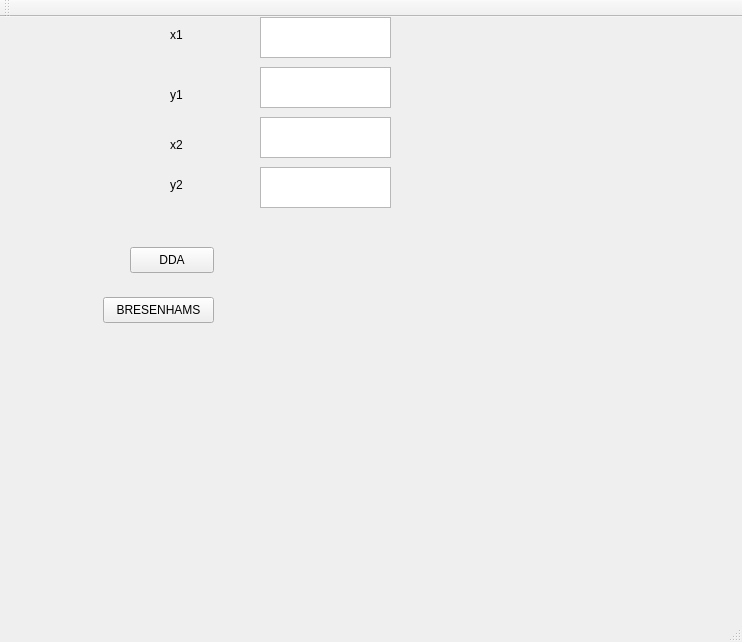
<?xml version="1.0" encoding="UTF-8"?>
<ui version="4.0">
 <class>MainWindow</class>
 <widget class="QMainWindow" name="MainWindow">
  <property name="geometry">
   <rect>
    <x>0</x>
    <y>0</y>
    <width>742</width>
    <height>642</height>
   </rect>
  </property>
  <property name="windowTitle">
   <string>MainWindow</string>
  </property>
  <widget class="QWidget" name="centralWidget">
   <widget class="QTextEdit" name="textEdit">
    <property name="geometry">
     <rect>
      <x>260</x>
      <y>0</y>
      <width>131</width>
      <height>41</height>
     </rect>
    </property>
   </widget>
   <widget class="QTextEdit" name="textEdit_2">
    <property name="geometry">
     <rect>
      <x>260</x>
      <y>50</y>
      <width>131</width>
      <height>41</height>
     </rect>
    </property>
   </widget>
   <widget class="QTextEdit" name="textEdit_3">
    <property name="geometry">
     <rect>
      <x>260</x>
      <y>100</y>
      <width>131</width>
      <height>41</height>
     </rect>
    </property>
   </widget>
   <widget class="QTextEdit" name="textEdit_4">
    <property name="geometry">
     <rect>
      <x>260</x>
      <y>150</y>
      <width>131</width>
      <height>41</height>
     </rect>
    </property>
   </widget>
   <widget class="QPushButton" name="DDA">
    <property name="geometry">
     <rect>
      <x>130</x>
      <y>230</y>
      <width>84</width>
      <height>26</height>
     </rect>
    </property>
    <property name="text">
     <string>DDA</string>
    </property>
   </widget>
   <widget class="QLabel" name="label">
    <property name="geometry">
     <rect>
      <x>170</x>
      <y>10</y>
      <width>59</width>
      <height>15</height>
     </rect>
    </property>
    <property name="text">
     <string>x1</string>
    </property>
   </widget>
   <widget class="QLabel" name="label_2">
    <property name="geometry">
     <rect>
      <x>170</x>
      <y>70</y>
      <width>59</width>
      <height>15</height>
     </rect>
    </property>
    <property name="text">
     <string>y1</string>
    </property>
   </widget>
   <widget class="QLabel" name="label_3">
    <property name="geometry">
     <rect>
      <x>170</x>
      <y>120</y>
      <width>59</width>
      <height>15</height>
     </rect>
    </property>
    <property name="text">
     <string>x2</string>
    </property>
   </widget>
   <widget class="QLabel" name="label_4">
    <property name="geometry">
     <rect>
      <x>170</x>
      <y>160</y>
      <width>59</width>
      <height>15</height>
     </rect>
    </property>
    <property name="text">
     <string>y2</string>
    </property>
   </widget>
   <widget class="QLabel" name="label_5">
    <property name="geometry">
     <rect>
      <x>290</x>
      <y>220</y>
      <width>341</width>
      <height>331</height>
     </rect>
    </property>
    <property name="text">
     <string> </string>
    </property>
   </widget>
   <widget class="QPushButton" name="BRES">
    <property name="geometry">
     <rect>
      <x>103</x>
      <y>280</y>
      <width>111</width>
      <height>26</height>
     </rect>
    </property>
    <property name="text">
     <string>BRESENHAMS</string>
    </property>
   </widget>
  </widget>
  <widget class="QMenuBar" name="menuBar">
   <property name="geometry">
    <rect>
     <x>0</x>
     <y>0</y>
     <width>742</width>
     <height>23</height>
    </rect>
   </property>
  </widget>
  <widget class="QToolBar" name="mainToolBar">
   <attribute name="toolBarArea">
    <enum>TopToolBarArea</enum>
   </attribute>
   <attribute name="toolBarBreak">
    <bool>false</bool>
   </attribute>
  </widget>
  <widget class="QStatusBar" name="statusBar"/>
 </widget>
 <layoutdefault spacing="6" margin="11"/>
 <resources/>
 <connections/>
</ui>
